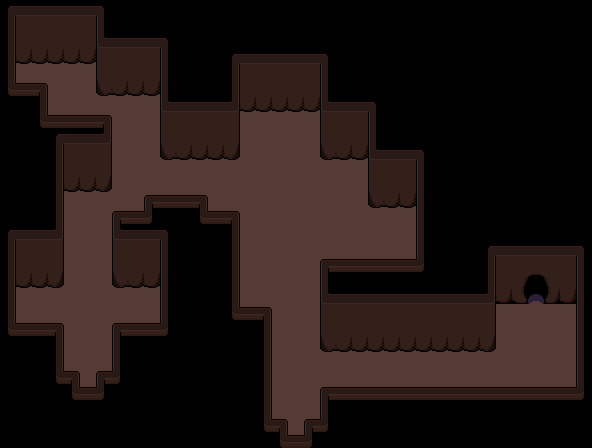

A level layout from a 2D game, rendered from its tile map. Below: a short description, then the map file with tile-grid data replaced by summaries:
An orthogonal 37x28 tile map with 16x16 px tiles, 3 tile layers (Base, Ground, Upper), 2 tilesets and 11 objects (3x Entrance, 3x SpiritBlock, 2x Light, TriggerDoor, Floor Switch, ...).

<map version="1.10" tiledversion="1.10.2" orientation="orthogonal" renderorder="right-down" width="37" height="28" tilewidth="16" tileheight="16" infinite="0" nextlayerid="22" nextobjectid="94">
 <properties>
  <property name="FillerID" value="60-80/52-20" />
  <property name="FillerPercent" type="float" value="0.2" />
  <property name="FillerRate" type="float" value="0.2" />
  <property name="Lighting" type="float" value="1" />
  <property name="MapType" value="Cave" />
  <property name="RelicID" value="14" />
  <property name="ResourceItemID" value="23-U" />
  <property name="ResourceObjectID" value="53-C" />
  <property name="ResourceRate" type="int" value="1" />
  <property name="ResourceTotal" value="4-C/8-U/12-R" />
 </properties>
 <tileset firstgid="1" source="../Tilesets/tilesetManorGrounds.tsx" />
 <tileset firstgid="626" source="../Tilesets/tsWalls_Floors.tsx" />
 <layer id="19" name="Base" width="37" height="28">
  <data>[1036 cells, 1036 non-empty, 3 distinct tile ids]</data>
 </layer>
 <layer id="20" name="Ground" width="37" height="28">
  <data>[1036 cells, 292 non-empty, 21 distinct tile ids]</data>
 </layer>
 <layer id="21" name="Upper" width="37" height="28">
  <data>[1036 cells, 50 non-empty, 3 distinct tile ids]</data>
 </layer>
 <objectgroup id="4" name="Travel">
  <object id="51" name="Entrance" x="288" y="444" width="16" height="4">
   <properties>
    <property name="EntranceDir" value="Up" />
    <property name="Map" value="mapTown" />
   </properties>
  </object>
  <object id="66" name="Entrance" x="528" y="288" width="16" height="4">
   <properties>
    <property name="EntranceDir" value="Down" />
    <property name="Map" value="mapDwarfCave_Small" />
   </properties>
  </object>
  <object id="90" name="Entrance" x="80" y="396" width="16" height="4">
   <properties>
    <property name="EntranceDir" value="Up" />
    <property name="Map" value="mapWoods_Small" />
    <property name="MapConnector" value="A" />
   </properties>
  </object>
 </objectgroup>
 <objectgroup id="5" name="MapObject">
  <object id="67" name="TriggerDoor" x="528" y="288" width="16" height="16">
   <properties>
    <property name="MatchTrigger" value="MountainPassButton" />
    <property name="ObjectID" type="int" value="76" />
    <property name="Reset" type="bool" value="true" />
   </properties>
  </object>
  <object id="68" name="Floor Switch" x="80" y="352" width="16" height="16">
   <properties>
    <property name="HoldDown" type="bool" value="true" />
    <property name="ObjectID" type="int" value="145" />
    <property name="OutTrigger" value="MountainPassButton" />
    <property name="Reset" type="bool" value="true" />
   </properties>
  </object>
  <object id="69" name="Block" x="32" y="304" width="16" height="16">
   <properties>
    <property name="Movable" type="bool" value="true" />
    <property name="ObjectID" type="int" value="161" />
    <property name="Reset" type="bool" value="true" />
   </properties>
  </object>
  <object id="70" name="SpiritBlock" x="64" y="368" width="16" height="16">
   <properties>
    <property name="ObjectID" type="int" value="161" />
   </properties>
  </object>
  <object id="71" name="SpiritBlock" x="96" y="368" width="16" height="16">
   <properties>
    <property name="ObjectID" type="int" value="161" />
   </properties>
  </object>
  <object id="72" name="SpiritBlock" x="128" y="304" width="16" height="16">
   <properties>
    <property name="ObjectID" type="int" value="161" />
   </properties>
  </object>
  <object id="73" name="Light" x="288" y="432" width="16" height="16">
   <properties>
    <property name="ID" type="int" value="0" />
   </properties>
  </object>
  <object id="92" name="Light" x="80" y="384" width="16" height="16">
   <properties>
    <property name="ID" type="int" value="0" />
   </properties>
  </object>
 </objectgroup>
 <objectgroup id="6" name="Character" />
</map>
